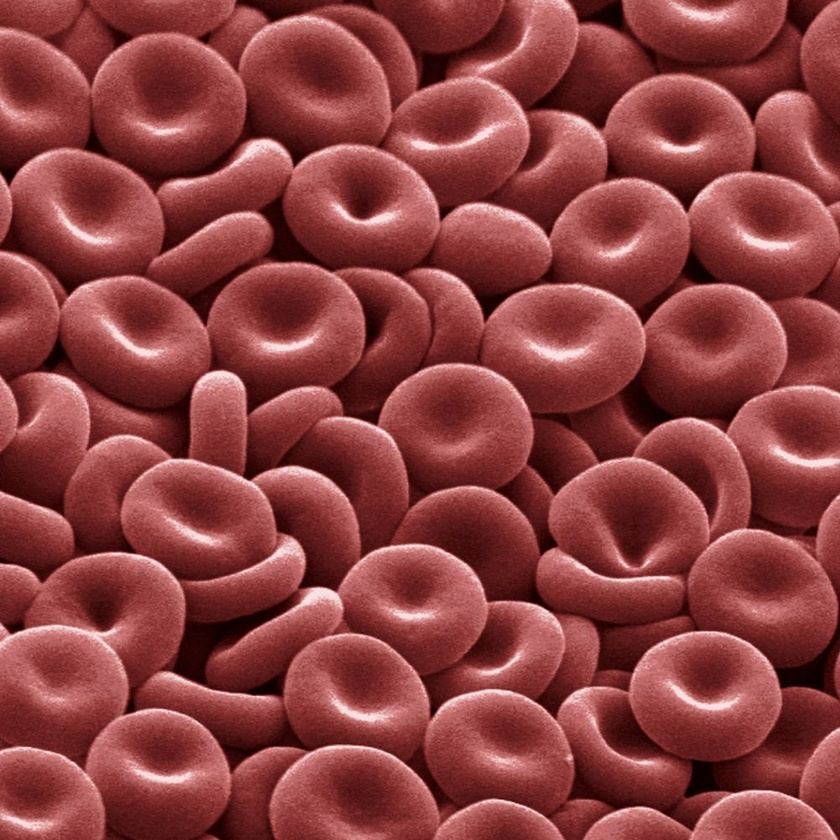
%> input picture Thi_file_goc/redblood.jpg, 840 x 840 px, shrunk from 1001 x 1001 before the run
$ octave bai1.m   (GNU Octave 9; MATLAB toolbox functions it lacks are replaced by stand-ins)
%> lines starting %> are read from the running program, lines starting %| are printed output that depends on the picture; in (x1, y1, x2, y2) boxes, pixels count from 0 and x2, y2 are one past the last pixel; in counts of white or black regions, pixels touching at a corner belong together; the program's own positions count from 1
i=imread('redblood.jpg');
%> i is the input picture: size 840x840x3 uint8; mean R, G, B 140.3, 63.7, 63.6
bg=imopen(i,strel('disk',15));
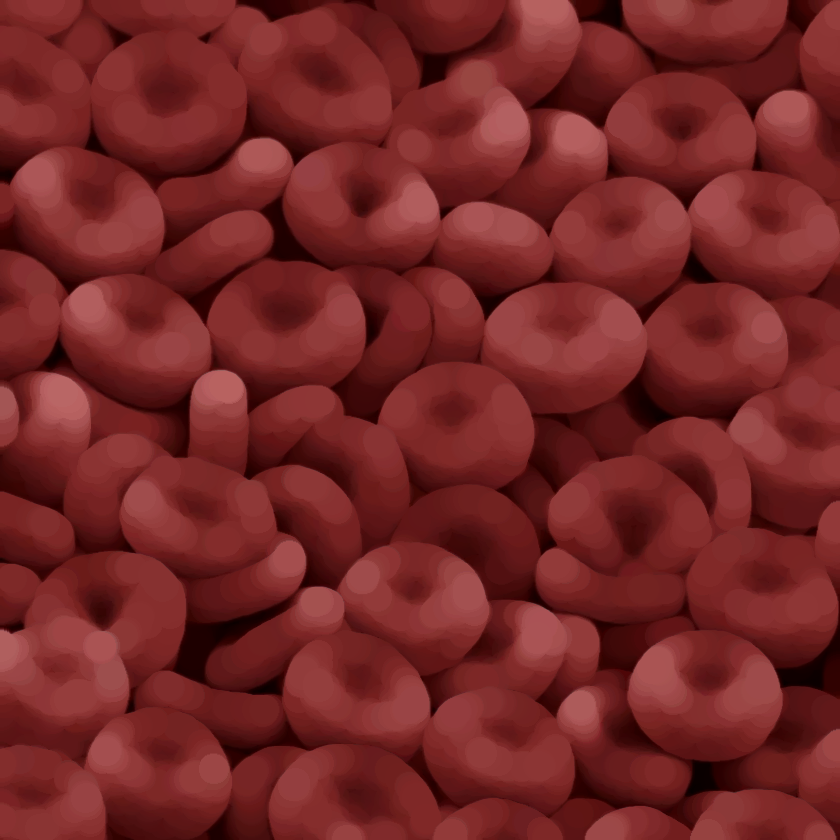
%> bg: size 840x840x3 uint8; mean R, G, B 116.8, 38.5, 38.2

i2=imsubtract(i,bg);
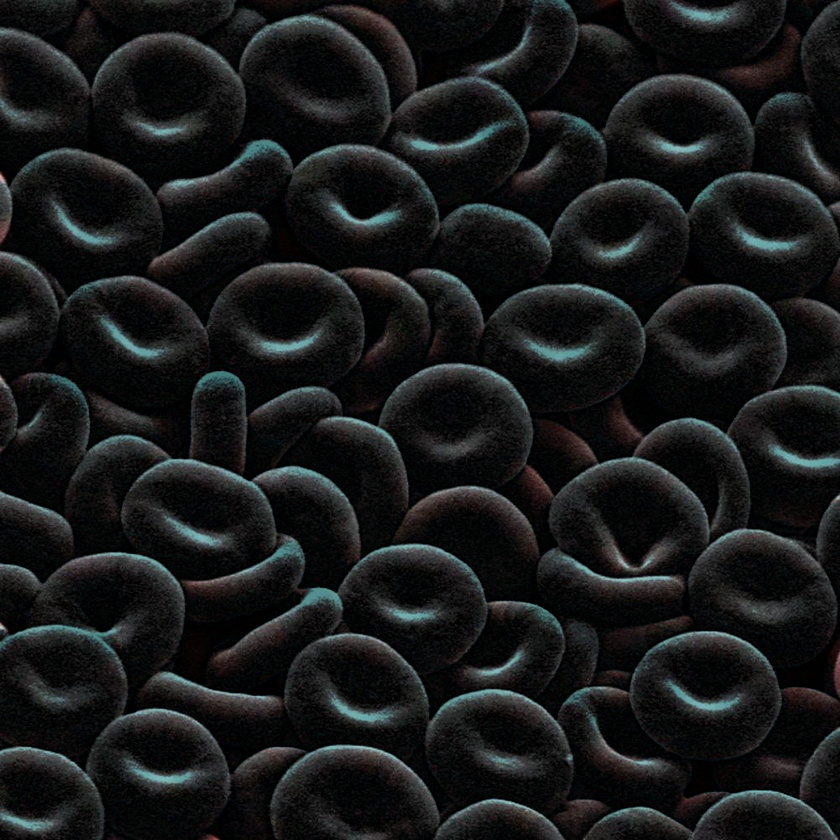
%> i2: size 840x840x3 uint8; mean R, G, B 23.5, 25.2, 25.4

i3= imadjust(i2, stretchlim(i2), [0 1]);
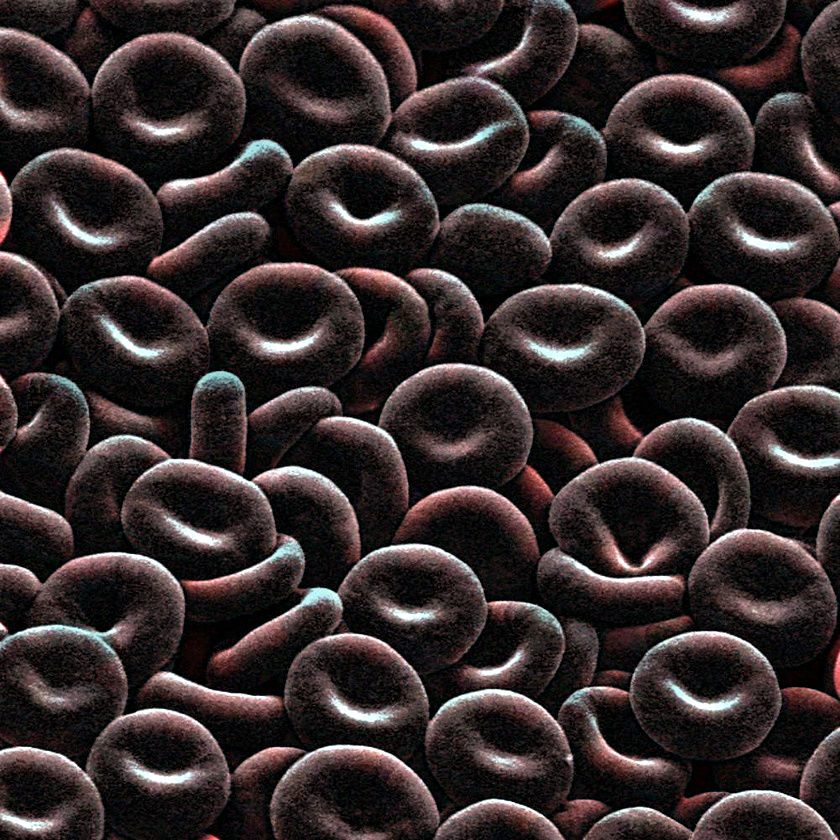
%> i3: size 840x840x3 uint8; mean R, G, B 52.8, 43.5, 43.9
imshow(i2)
lv=graythresh(i3);
%> lv = 0.327
bw=im2bw(i3,lv);
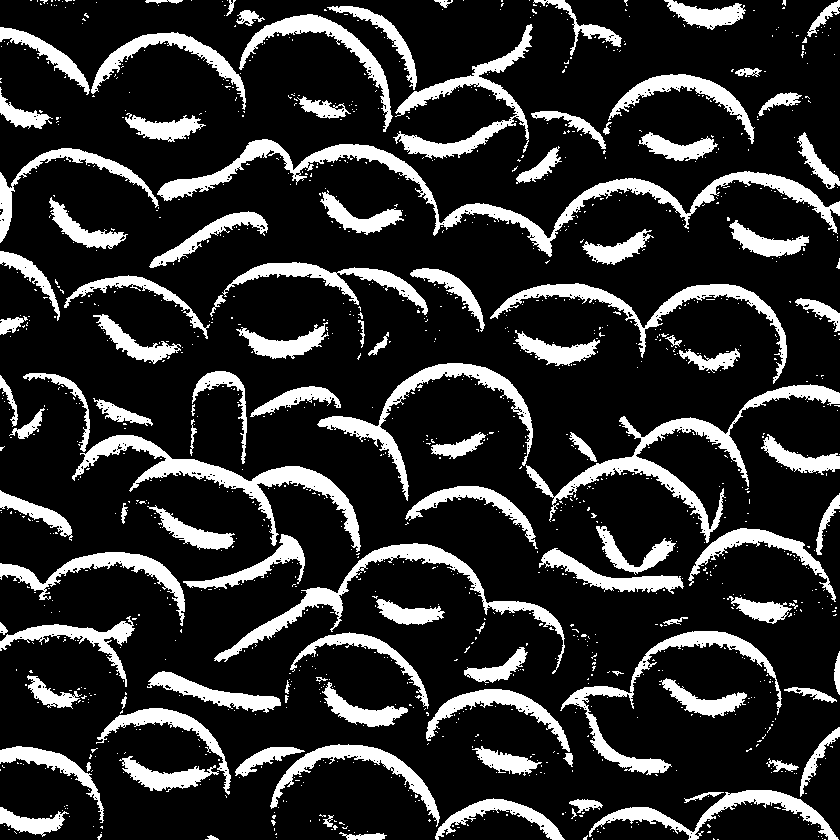
%> bw: size 840x840 logical; 18.6% white; 1267 white regions (1155 under 20 px), largest, box (x1, y1, x2, y2) and area: (157, 139, 840, 257) 8976, (526, 384, 840, 543) 5753, (72, 435, 361, 552) 5372

[labeled,numObjects]=bwlabel(bw,4);
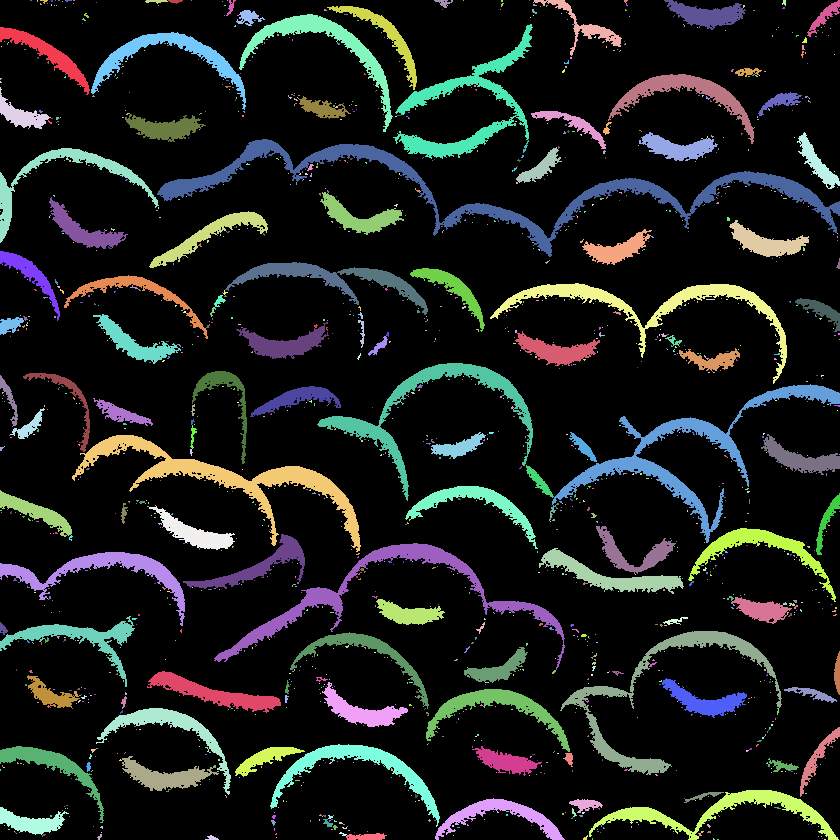
%> labeled: size 840x840 double; 1694 distinct labels, from 0 to 1693; one colour per label, 0 black
%> numObjects = 1693
numObjects
%> numObjects = 1693
